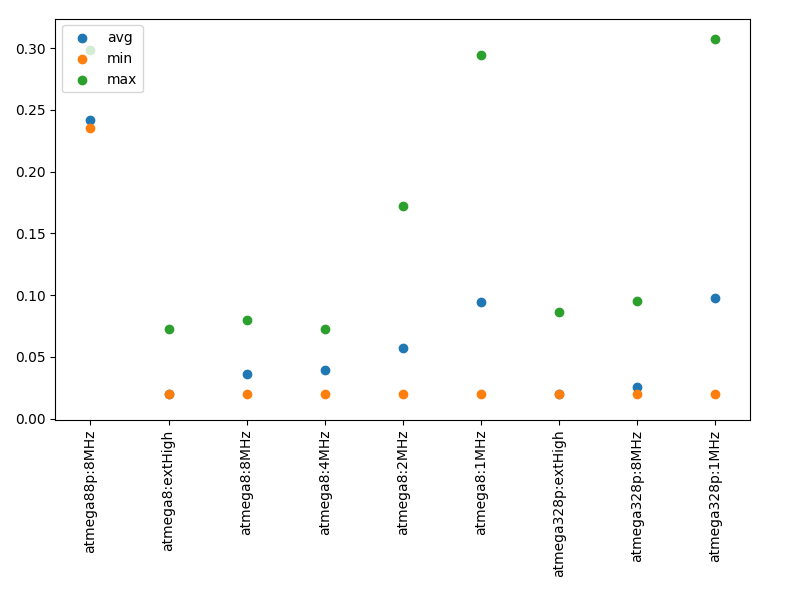

Write Python code to recreate this figure.
#!/usr/bin/env python
# -*- coding: utf-8 -*-
import matplotlib.pyplot as plt

fileName = "results.csv" # result file
graphFileName = "graph.png"

legend = ["avg","min","max"]
colour = ["red", "green","blue"]

with open(fileName) as f:
	lines = f.readlines()
	
	labels = []
	mean = []
	min = []
	max = []
	
	for line in lines:
		tmp = line.replace("\n","").split("\t")
		labels.append(tmp[1])
		mean.append(float(tmp[2]))
		min.append(float(tmp[3]))
		max.append(float(tmp[4]))

plt.subplots(figsize = (8,6))
plt.scatter(labels, mean, label = "avg")
plt.scatter(labels, min, label = "min")
plt.scatter(labels, max, label = "max")
plt.legend(loc = 2)
plt.tight_layout()
plt.gcf().subplots_adjust(bottom=0.3)
plt.xticks(rotation = 90)
plt.savefig(graphFileName)